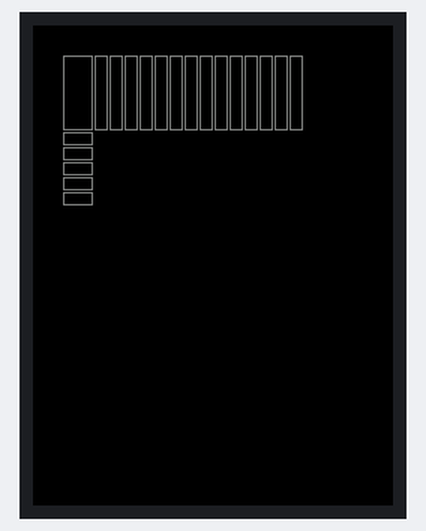
The sketch below on a simulated ESP32. Parts: 240×320 colour display.

Above: at 0.3 s.
At 2.3 s:
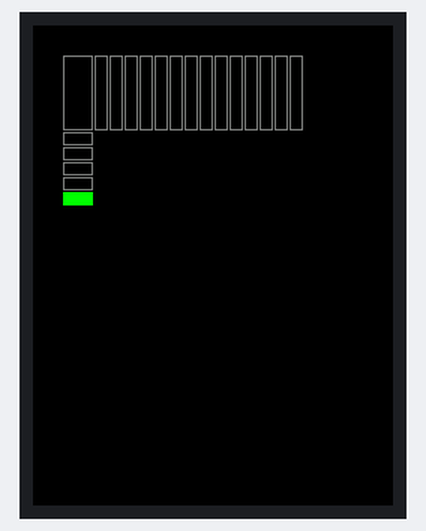
At 3.1 s:
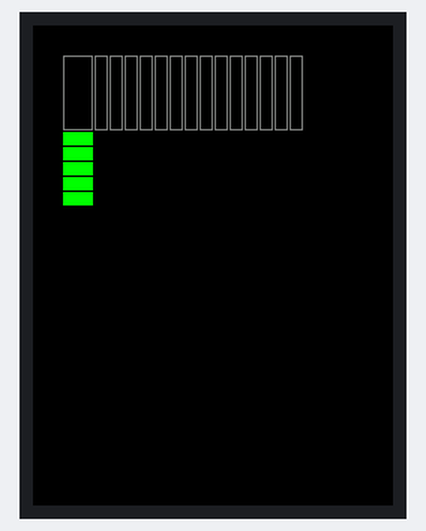
At 3.7 s:
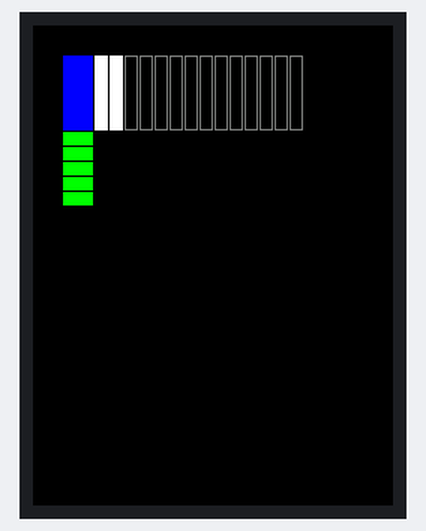
At 4.5 s:
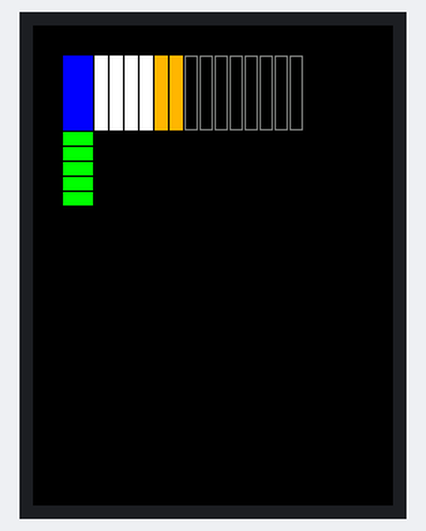
At 6.1 s:
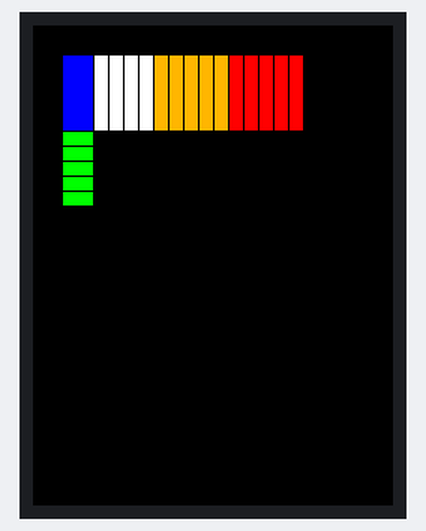

The sketch:

Meter3.ino
```cpp
#include <TFT_eSPI.h> // Hardware-specific library
#include <SPI.h>

uint16_t pattern[] = {
  0, 0, 20, 9,
  0,10, 20, 9,
  0,20, 20, 9,
  0,30, 20, 9,
  0,40, 20, 9,
  0,50, 20, 50,
  21,50,9,50,
  31,50,9,50,
  41,50,9,50,
  51,50,9,50,
  61,50,9,50,
  71,50,9,50,
  81,50,9,50,
  91,50,9,50,
  101,50,9,50,
  111,50,9,50,
  121,50,9,50,
  131,50,9,50,
  141,50,9,50,
  151,50,9,50
};

TFT_eSPI tft = TFT_eSPI();

void setup() {

  // put your setup code here, to run once:
  tft.init();
  tft.setRotation(0);
  Serial.begin(57600); // For debug
  tft.fillScreen(TFT_BLACK);


  for (int i = 0 ; i <= 20 ; i++) {
      tft.drawRect(pattern[i*4]+20, 120-pattern[i*4+1]-pattern[i*4+3], pattern[i*4+2], pattern[i*4+3], TFT_DARKGREY);
  }
  delay(2000);

  for (int i = 0 ; i <= 20 ; i++) {
    if (i < 5)
      tft.fillRect(pattern[i*4]+20, 120-pattern[i*4+1]-pattern[i*4+3], pattern[i*4+2], pattern[i*4+3], TFT_GREEN);
    else if (i < 6)
      tft.fillRect(pattern[i*4]+20, 120-pattern[i*4+1]-pattern[i*4+3], pattern[i*4+2], pattern[i*4+3], TFT_BLUE);
    else if (i < 10)
      tft.fillRect(pattern[i*4]+20, 120-pattern[i*4+1]-pattern[i*4+3], pattern[i*4+2], pattern[i*4+3], TFT_WHITE);
    else if (i < 15)
      tft.fillRect(pattern[i*4]+20, 120-pattern[i*4+1]-pattern[i*4+3], pattern[i*4+2], pattern[i*4+3], TFT_ORANGE);
    else
      tft.fillRect(pattern[i*4]+20, 120-pattern[i*4+1]-pattern[i*4+3], pattern[i*4+2], pattern[i*4+3], TFT_RED);

    delay(200);
  }

}

void loop() {
  // put your main code here, to run repeatedly:

}
```
